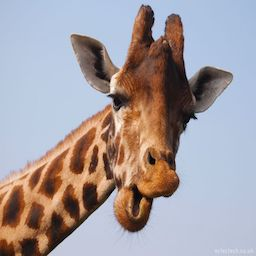
#> input picture giraffe.jpg, 256 x 256 px
$ python fill_image.py --image ../giraffe.jpg --mask ../hk_15m.jpg --output out.png
#> lines starting #> are read from the running program, lines starting #| are printed output that depends on the picture
# fill mask with OpenCV inpainting (Navier-Stokes)

from argparse import ArgumentParser
import cv2

parser = ArgumentParser()
parser.add_argument("--image", action="store", dest="image", metavar="IMAGE", help="image to be inpainted", required=True)
parser.add_argument("--mask", action="store", dest="mask", metavar="MASK", help="mask to apply", required=True)
parser.add_argument("--output", action="store", dest="output", metavar="OUTPUT", help="output path", required=True)


args = parser.parse_args()

def inpaint(image, mask, out):
#> called with image = '../giraffe.jpg', mask = '../hk_15m.jpg', out = 'out.png'
    img = cv2.imread(image)
#> img is the input picture: shape (256, 256, 3); mean B, G, R 159.9, 156.3, 164.6
    mask = cv2.imread(mask,0)
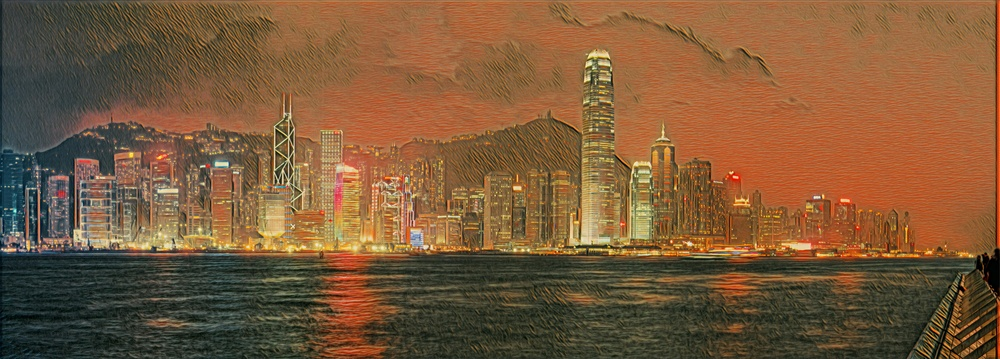
#> input picture hk_15m.jpg, 1000 x 359 px, shrunk from 7000 x 2512 before the run
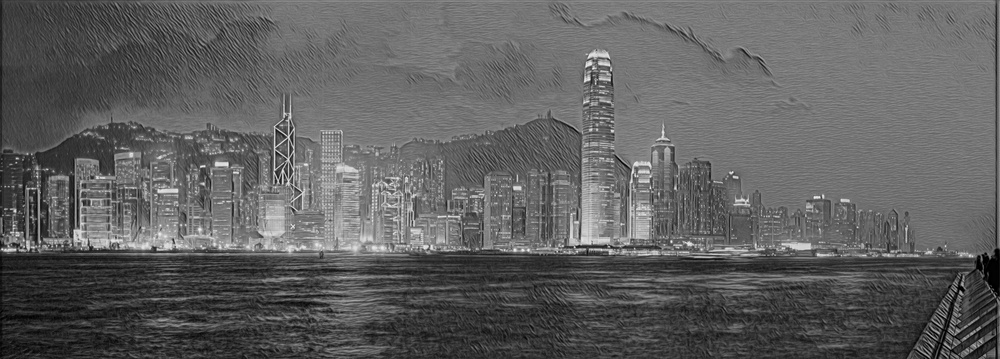
#> mask: shape (359, 1000); min 0, max 243, mean 95.7
#> (the run stopped early here; a loop or call above may not have finished)
